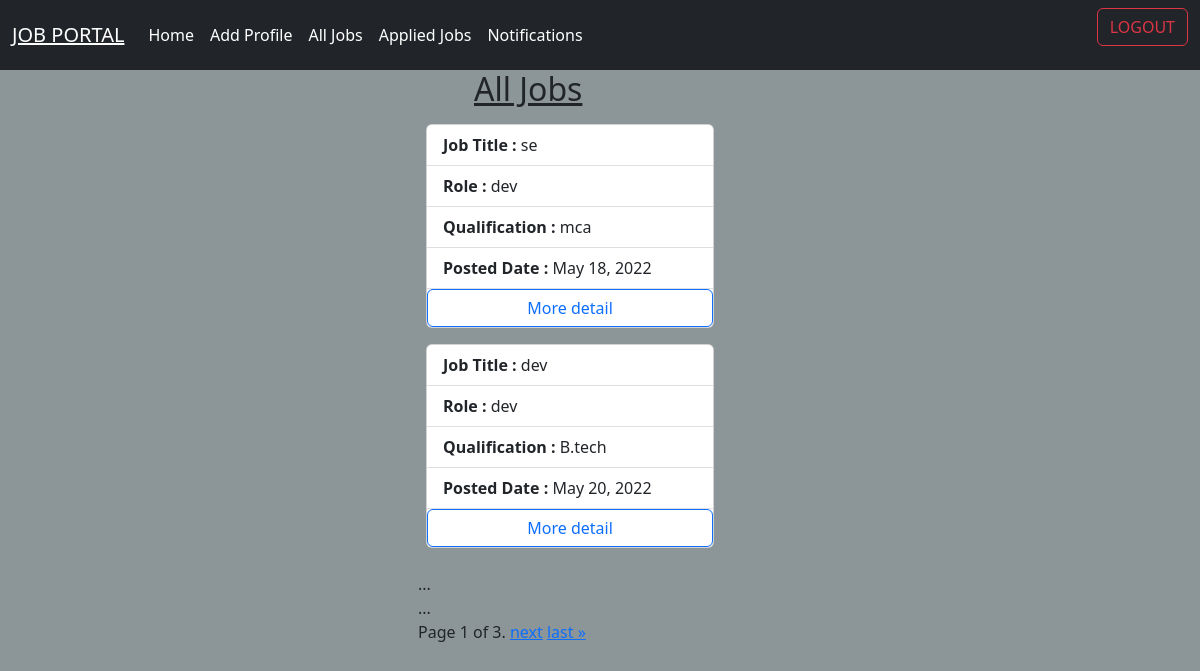
/candidates/joblist, run on the app's committed database.
### employer/models.py (models this page shows, shortened)
class Jobs(models.Model):
    posted_by=models.ForeignKey(User,on_delete=models.CASCADE,related_name="company")
    job_title=models.CharField(max_length=120)
    job_description=models.TextField()
    role=models.CharField(max_length=120)
    experience=models.PositiveIntegerField(default=0)
    location=models.CharField(max_length=120)
    salary=models.PositiveIntegerField()
    created_date=models.DateField(auto_now_add=True)
    last_date=models.DateField(null=True)
    qualification=models.CharField(max_length=120,null=True)

### candidate/views.py (the view)
# urls.py: path("joblist",views.JobListView.as_view(),name="cand-joblist"),
class JobListView(ListView):
    model = Jobs
    context_object_name = "jobs"
    template_name = "cand-joblist.html"
    paginate_by = 2

### candidate/templates/cand-joblist.html (shortened to what this page needs)
{%extends 'base1.html'%}
{%block body_block%}
<div class="container">
  <div class="row">
    <div class="col-4"></div>
    <div class="col-4">
        <h2 class="ms-5"><u>All Jobs</u></h2>
        {%for job in jobs%}
        <div class="card mt-3" style="width: 18rem;">
  <ul class="list-group list-group-flush">
    <li class="list-group-item"><strong>Job Title : </strong>{{job.job_title}}</li>
    <li class="list-group-item"><strong>Role : </strong>{{job.role}}</li>
    <li class="list-group-item"><strong>Qualification : </strong>{{job.qualification}}</li>
      <li class="list-group-item"><strong>Posted Date : </strong>{{job.created_date}}</li>
      <a href="{%url 'cand-jobdetail' job.id%}" class="btn btn-outline-primary">More detail</a>
  </ul>
</div>
        {%endfor%}
    </div>
    <div class="col-4"></div>
      <div class="row">
          <div class="col-4"></div>
          <div class="col-4">
              {% for contact in page_obj %}
    {{ contact.full_name|upper }}<br>
    ...
{% endfor %}
<div class="pagination">
    <span class="step-links">
        <span class="current">
            Page {{ page_obj.number }} of {{ page_obj.paginator.num_pages }}.
        </span>
        {% if page_obj.has_next %}
            <a href="?page={{ page_obj.next_page_number }}">next</a>
            <a href="?page={{ page_obj.paginator.num_pages }}">last &raquo;</a>
        {% endif %}
    </span>
</div>
          </div>
          <div class="col-4"></div>
      </div>
  </div>
</div>
{%endblock%}

### candidate/static/css/cand_style.css (style rules this page uses)
body { background-color:#8c9698; }

### data on the page
Jobs: job_title "se", role "dev", qualification "mca", created_date "May 18, 2022"
Jobs: job_title "dev", role "dev", qualification "B.tech", created_date "May 20, 2022"

### other printed values
{{ page_obj.number }} "1"
{{ page_obj.paginator.num_pages }} "3"
